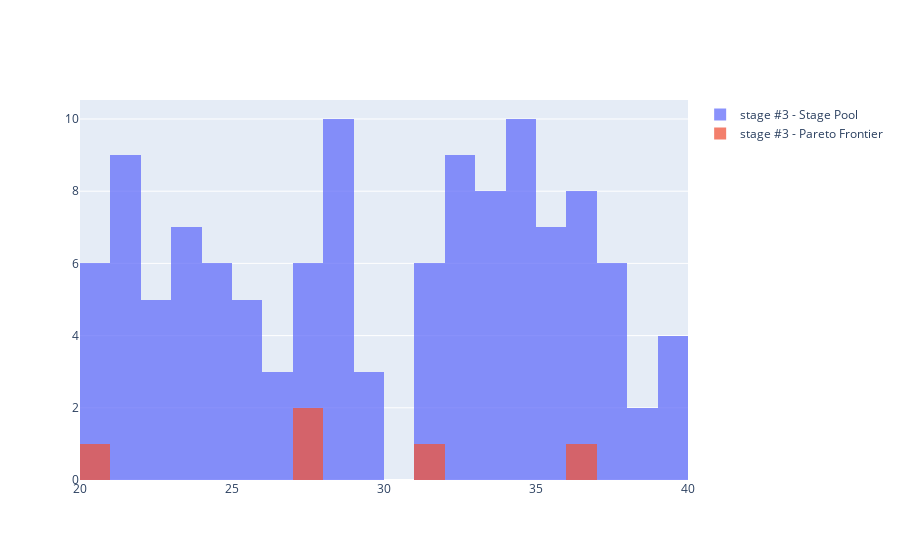

Notebook cell for this chart:
### Code cell
####################
# stage - 3
####################
fig = go.Figure()

start = 20
end = 40
size = 1

fig.add_trace(go.Histogram(
    x=node_dict[3],
    name='stage #3 - Stage Pool',
    xbins=dict(
        start=start,
        end=end,
        size=size)
))
              
fig.add_trace(go.Histogram(
    x=stage_3_node,
    name='stage #3 - Pareto Frontier',
    xbins=dict(
        start=start,
        end=end,
        size=size)
))

# Overlay both histograms
fig.update_layout(barmode='overlay')
# Reduce opacity to see both histograms
fig.update_traces(opacity=0.75)
fig.show()

### Figure 1 — Plotly figure (JSON) as saved in the notebook; plotly's stock layout.template omitted (floating-point values rounded to 4 significant figures)
{"data": [{"name": "stage #3 - Stage Pool", "opacity": 0.75, "type": "histogram", "x": [33, 40, 20, 32, 36, 34, 32, 39, 36, 32, 39, 34, 25, 36, 34, 31, 32, 31, 35, 35, 38, 40, 27, 27, 25, 36, 22, 34, 33, 33, 23, 24, 22, 37, 23, 24, 37, 37, 28, 35, 25, 37, 24, 21, 26, 23, 28, 20, 35, 40, 36, 32, 35, 29, 20, 28, 33, 31, 25, 21, 28, 23, 21, 23, 40, 34, 35, 29, 21, 26, 39, 32, 34, 31, 33, 24, 26, 31, 40, 20, 21, 27, 33, 40, 34, 32, 28, 36, 34, 34, 32, 27, 20, 40, 37, 32, 28, 36, 23, 36, 27, 22, 31, 23, 25, 35, 38, 21, 22, 28, 24, 22, 39, 28, 21, 33, 28, 28, 34, 20, 21, 21, 33, 40, 37, 27, 24, 29], "xbins": {"end": 40, "size": 1, "start": 20}}, {"name": "stage #3 - Pareto Frontier", "opacity": 0.75, "type": "histogram", "x": [36, 27, 40, 27, 40, 31, 20], "xbins": {"end": 40, "size": 1, "start": 20}}], "layout": {"barmode": "overlay"}}
